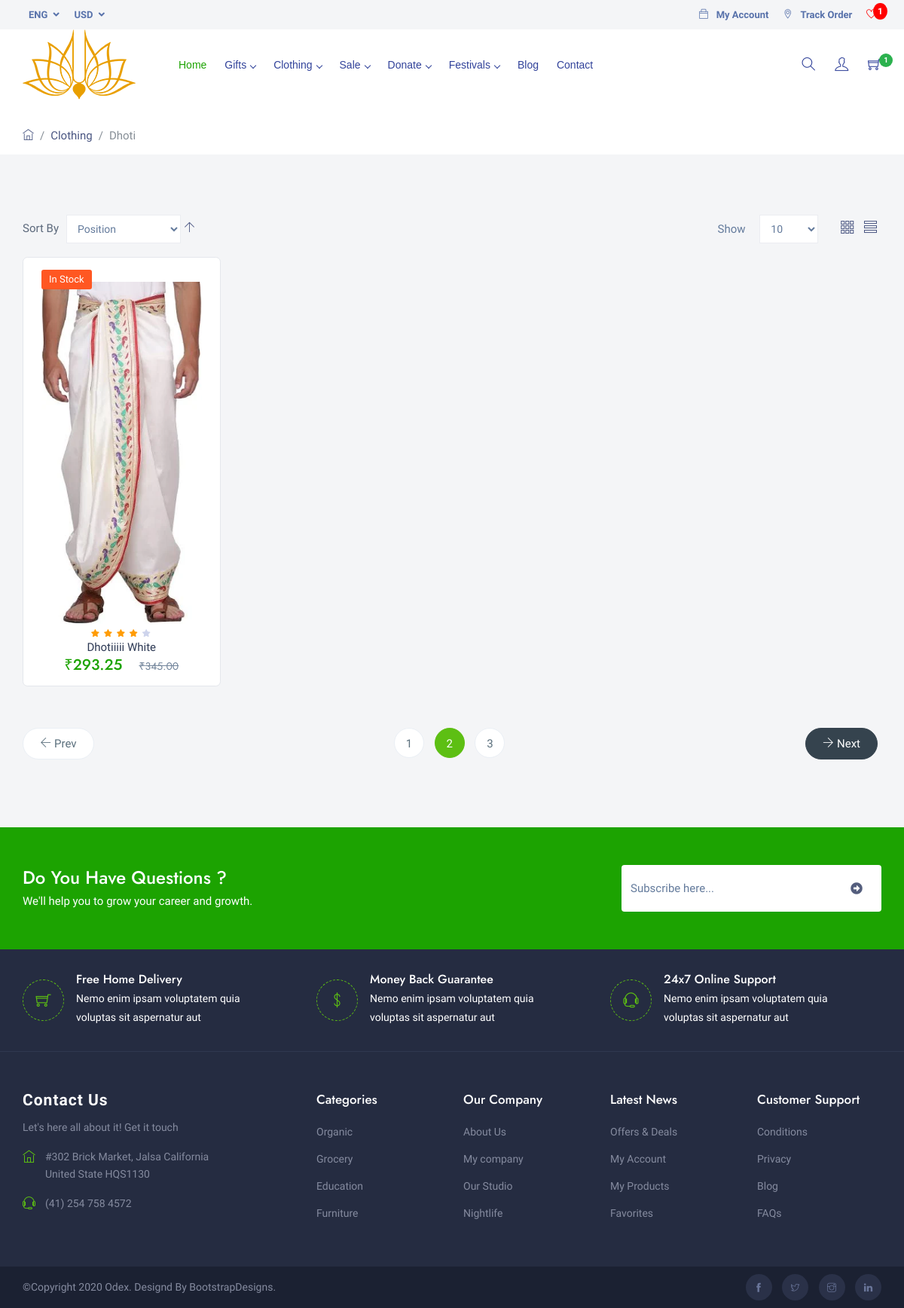
The app's page /product.php?main_category=Clothing&subcategory=Dhoti (signed in) with its own data.
### tables this page shows
CREATE TABLE `categories` (
  `id` int(11) NOT NULL,
  `main_category` varchar(255) NOT NULL
);

CREATE TABLE `products` (
  `id` int(11) NOT NULL,
  `product_name` varchar(255) NOT NULL,
  `main_category` varchar(100) NOT NULL,
  `subcategory` varchar(100) NOT NULL,
  `description` text DEFAULT NULL,
  `availability` varchar(50) DEFAULT NULL,
  `weight` varchar(50) DEFAULT NULL,
  `dimensions` varchar(100) DEFAULT NULL,
  `country_origin` varchar(100) DEFAULT NULL,
  `source_type` varchar(100) DEFAULT NULL,
  `container_type` varchar(100) DEFAULT NULL,
  `has_multiple_units` tinyint(1) DEFAULT 0,
  `created_at` timestamp NOT NULL DEFAULT current_timestamp(),
  `updated_at` timestamp NOT NULL DEFAULT current_timestamp() ON UPDATE current_timestamp()
);

### product.php (the view, shortened to what this page needs)
<?php
include 'admin/dbconnection.php';
?>
<!DOCTYPE html>
<html lang="en">
<head>
        <link href="assets/css/styles.css" rel="stylesheet">
    </head>
    <body class="grocery-theme">
        <div id="main-wrapper">
			<?php include('header.php')?>
			<div class="min-banner">
			</div>
			<div class="brd_wraps pt-2 pb-2">
				<div class="container">
					<nav aria-label="breadcrumb" class="simple_breadcrumbs">
					  <ol class="breadcrumb">
						<li class="breadcrumb-item"><a href="index.php"><i class="ti-home"></i></a></li>
						<?php
						if(isset($_GET['main_category']) && isset($_GET['subcategory'])) {
							echo '<li class="breadcrumb-item"><a href="#">'.$_GET['main_category'].'</a></li>';
							echo '<li class="breadcrumb-item active" aria-current="page">'.$_GET['subcategory'].'</li>';
						}
						?>
					  </ol>
					</nav>
				</div>
			</div>
			<section class="gray">
				<div class="container">
					<div class="row">
						<div class="col-lg-12 col-md-12 col-sm-12">
							<div class="row">
								<div class="col-lg-12 col-md-12">
									<div class="toolbar toolbar-products">
										<div class="toolbar-sorter sorter">
											<label class="sorter-label" for="sorter">Sort By</label>
											<select id="sorter" data-role="sorter" class="sorter-options">
												<option value="position" selected="selected">Position</option>
											</select>
											<a href="#" class="action sorter-action"><i class="ti-arrow-up"></i></a>
										</div>
										<div class="modes">
											<a class="modes-mode mode-grid" title="Grid" href="#"><i class="ti-layout-grid3"></i></a>
											<a class="modes-mode mode-list" title="Grid" href="#"><i class="ti-view-list"></i></a>
										</div>
										<div class="field limiter">
											<label class="label" for="limiter">
												<span>Show</span>
											</label>
											<div class="control">
												<select id="limiter" data-role="limiter" class="limiter-options">
													<option value="10" selected="selected">10</option>
												</select>
											</div>
										</div>
									</div>
								</div>
							</div>
							<div class="row">
                            <?php
                            if(isset($_GET['main_category']) && isset($_GET['subcategory'])) {
                                $main_category = mysqli_real_escape_string($conn, $_GET['main_category']);
                                $sub_category = mysqli_real_escape_string($conn, $_GET['subcategory']);
                                $sql = "SELECT p.*,
                                        GROUP_CONCAT(DISTINCT pi.image_path) as images,
                                        COALESCE(MIN(pu.price), 0) as product_price,
                                        sc.category_name as main_category_name,
                                        sc.subcategory_name as sub_category_name
                                        FROM products p
                                        LEFT JOIN product_images pi ON p.id = pi.product_id
                                        LEFT JOIN product_units pu ON p.id = pu.product_id
                                        LEFT JOIN subcategories sc ON (p.main_category = sc.category_name AND p.subcategory = sc.subcategory_name)
                                        WHERE p.main_category = ? AND p.subcategory = ?
                                        GROUP BY p.id";
                                $stmt = mysqli_prepare($conn, $sql);
                                if($stmt) {
                                    mysqli_stmt_bind_param($stmt, "ss", $main_category, $sub_category);
                                    mysqli_stmt_execute($stmt);
                                    $result = mysqli_stmt_get_result($stmt);
                                    if(mysqli_num_rows($result) > 0) {
                                        while($row = mysqli_fetch_assoc($result)) {
                                            $images = array();
                                            if($row['images']) {
                                                $images = explode(',', $row['images']);
                                            }
                                            $price = $row['product_price'] ?? 0;
                                            $discount_price = $price * 0.85;
                                            ?>
                                            <div class="col-lg-3 col-md-4 col-sm-6">
                                                <div class="woo_product_grid">
                                                    <span class="woo_pr_tag hot"><?php echo $row['availability']; ?></span>
                                                    <div class="woo_product_thumb">
                                                        <?php
                                                        $image_path = !empty($images) ? 'admin/' . $images[0] : 'assets/img/product/1.jpg';
                                                        ?>
                                                        <img src="<?php echo $image_path; ?>" class="img-fluid" alt="<?php echo $row['product_name']; ?>"
                                                             onerror="this.onerror=null; this.src='assets/img/product/1.jpg';">
                                                    </div>
                                                    <div class="woo_product_caption center">
                                                        <div class="woo_rate">
                                                            <i class="fa fa-star filled"></i>
                                                            <i class="fa fa-star filled"></i>
                                                            <i class="fa fa-star filled"></i>
                                                            <i class="fa fa-star filled"></i>
                                                            <i class="fa fa-star"></i>
                                                        </div>
                                                        <div class="woo_title">
                                                            <h4 class="woo_pro_title">
                                                                <a href="detail.php?id=<?php echo $row['id']; ?>"><?php echo $row['product_name']; ?></a>
                                                            </h4>
                                                        </div>
                                                        <div class="woo_price">
                                                            <h6>₹<?php echo number_format($discount_price, 2); ?>
                                                                <span class="less_price">₹<?php echo number_format($price, 2); ?></span>
                                                            </h6>
                                                        </div>
                                                    </div>
                                                </div>
                                            </div>
                                            <?php
                                        }
                                    } else {
                                        echo '<div class="col-12"><p class="text-center">No products found in this category.</p></div>';
                                    }
                                } else {
                                    echo '<div class="col-12"><p class="text-center">Error preparing database query: ' . mysqli_error($conn) . '</p></div>';
                                }
                            } else {
                                echo '<div class="col-12"><p class="text-center">Please select a category and subcategory.</p></div>';
                            }
                            ?>
							</div>
							<div class="row">
								<div class="col-lg-12">
									<nav aria-label="Page navigation example">
									  <ul class="pagination">
										<li class="page-item left">
										  <a class="page-link" href="#" aria-label="Previous">
											<span aria-hidden="true"><i class="ti-arrow-left mr-1"></i>Prev</span>
										  </a>
										</li>
										<li class="page-item"><a class="page-link" href="#">1</a></li>
										<li class="page-item active"><a class="page-link" href="#">2</a></li>
										<li class="page-item"><a class="page-link" href="#">3</a></li>
										<li class="page-item right">
										  <a class="page-link" href="#" aria-label="Next">
											<span aria-hidden="true"><i class="ti-arrow-right mr-1"></i>Next</span>
										  </a>
										</li>
									  </ul>
									</nav>
								</div>
							</div>
						</div>
					</div>
				</div>
			</section>
			<section class="theme-bg call_action_wrap-wrap">
				<div class="container">
					<div class="row">
						<div class="col-lg-12">
							<div class="call_action_wrap">
								<div class="call_action_wrap-head">
									<h3>Do You Have Questions ?</h3>
									<span>We'll help you to grow your career and growth.</span>
								</div>
								<div class="newsletter_box">
									<div class="input-group">
										<input type="text" class="form-control" placeholder="Subscribe here...">
										<div class="input-group-append">
										<button class="btn search_btn" type="button"><i class="fas fa-arrow-alt-circle-right"></i></button>
										</div>
									</div>
								</div>
							</div>
						</div>
					</div>
				</div>
			</section>
			<?php include('footer.php')?>
		</div>
		<link rel="stylesheet" href="https://unpkg.com/swiper/swiper-bundle.min.css" />
	</body>
</html>

### header.php (shortened to what this page needs)
<?php
include_once 'admin/dbconnection.php';
function getInitialCartCount($conn) {
    $user_id = $_SESSION['user_id'];
    $stmt = mysqli_prepare($conn, "SELECT COUNT(DISTINCT product_id) as count FROM cart WHERE user_id = ?");
    mysqli_stmt_bind_param($stmt, "s", $user_id);
    mysqli_stmt_execute($stmt);
    $result = mysqli_stmt_get_result($stmt);
    $row = mysqli_fetch_assoc($result);
    return $row['count'] ?? 0;
}
function getWishlistCount($conn) {
    $user_id = $_SESSION['user_id'];
    $stmt = mysqli_prepare($conn, "SELECT COUNT(*) as count FROM wishlist WHERE user_id = ?");
    mysqli_stmt_bind_param($stmt, "s", $user_id);
    mysqli_stmt_execute($stmt);
    $result = mysqli_stmt_get_result($stmt);
    $row = mysqli_fetch_assoc($result);
    return $row['count'] ?? 0;
}
$initial_cart_count = getInitialCartCount($conn);
$initial_wishlist_count = getWishlistCount($conn);
?>
<div class="header">
    <div class="header_topbar dark">
        <div class="container">
            <div class="row">
                <div class="col-lg-6 col-md-6 col-sm-6 col-4">
                    <ul class="tp-list nbr ml-2">
                        <li class="dropdown dropdown-currency">
                            <a href="#" data-toggle="dropdown">Eng <i class="ml-1 fa fa-angle-down"></i></a>
                        </li>
                        <li class="dropdown dropdown-currency">
                            <a href="#" data-toggle="dropdown">USD <i class="ml-1 fa fa-angle-down"></i></a>
                        </li>
                    </ul>
                </div>
                <div class="col-lg-6 col-md-6 col-sm-6 col-8">
                    <div class="topbar_menu">
                        <ul>
                            <li><a href="order.php"><i class="ti-bag"></i> My Account</a></li>
                            <li><a href="order-tracking.html"><i class="ti-location-pin"></i> Track Order</a></li>
                            <li>
                                <a href="wishlist.php" class="wishlist-icon <?php echo $initial_wishlist_count > 0 ? 'active' : ''; ?>">
                                    <i class="ti-heart"></i>
                                    <?php if ($initial_wishlist_count > 0): ?>
                                        <span class="wishlist-count"><?php echo $initial_wishlist_count; ?></span>
                                    <?php endif; ?>
                                </a>
                            </li>
                        </ul>
                    </div>
                </div>
            </div>
        </div>
    </div>
    <div class="general_header">
        <div class="container">
            <div class="row align-items-center">
                <div class="col-lg-2 col-md-2 col-sm-3 col-4">
                    <a class="nav-brand" href="index.php">
                        <img src="admin/images/ISKCON_Logo.png" class="logo" alt="Logo" />
                    </a>
                </div>
                <div class="col-lg-7 col-md-7 col-sm-4 col-3">
                    <nav id="navigation" class="navigation navigation-landscape">
                        <div class="nav-menus-wrapper">
                            <ul class="nav-menu">
                                <li class="active"><a href="index.php">Home</a></li>
                                <?php
                                $result = mysqli_query($conn, "SELECT * FROM categories");
                                while ($row = mysqli_fetch_assoc($result)) {
                                    $main_category = $row["main_category"];
                                    echo '<li><a href="product.php?main_category=' . urlencode($main_category) . '">' . $main_category . '</a>';
                                    echo '</li>';
                                }
                                ?>
                                <li><a href="blog.php">Blog</a></li>
                                <li><a href="contact.php">Contact</a></li>
                            </ul>
                        </div>
                    </nav>
                </div>
                <div class="col-lg-3 col-md-3 col-sm-5 col-5">
                    <div class="general_head_right">
                        <ul>
                            <li><a data-toggle="collapse" href="#mySearch" role="button"><i class="ti-search"></i></a></li>
                            <li><a href="login-signup.php"><i class="ti-user"></i></a></li>
                            <li style="position: relative;">
                                <a href="my-cart.php">
                                    <i class="ti-shopping-cart"></i>
                                    <span class="cart_counter"><?php echo $initial_cart_count; ?></span>
                                </a>
                            </li>
                        </ul>
                    </div>
                </div>
            </div>
        </div>
    </div>
</div>

### header.php (style rules this page uses)
.wishlist-icon { position: relative; color: #333; transition: color 0.3s ease; }
.wishlist-icon.active { color: #ff0000 !important; }
.wishlist-count { position: absolute; top: -8px; right: -8px; background: #ff0000; color: white; border-radius: 50%; padding: 2px 6px; font-size: 12px; }
.cart_counter { background: #28a745; color: white; border-radius: 50%; padding: 2px 6px; font-size: 12px; position: absolute; top: -5px; right: -10px; }

### records on screen
categories: main_category "Gifts"
categories: main_category "Clothing"
categories: main_category "Sale"
categories: main_category "Donate"
categories: main_category "Festivals"
products: availability "In Stock", product_name "Dhotiiiii White", discount_price "293.25", price "345.00"

### other values on screen
$initial_wishlist_count "1"
$initial_cart_count "1"
$_GET['main_category'] "Clothing"
$_GET['subcategory'] "Dhoti"
